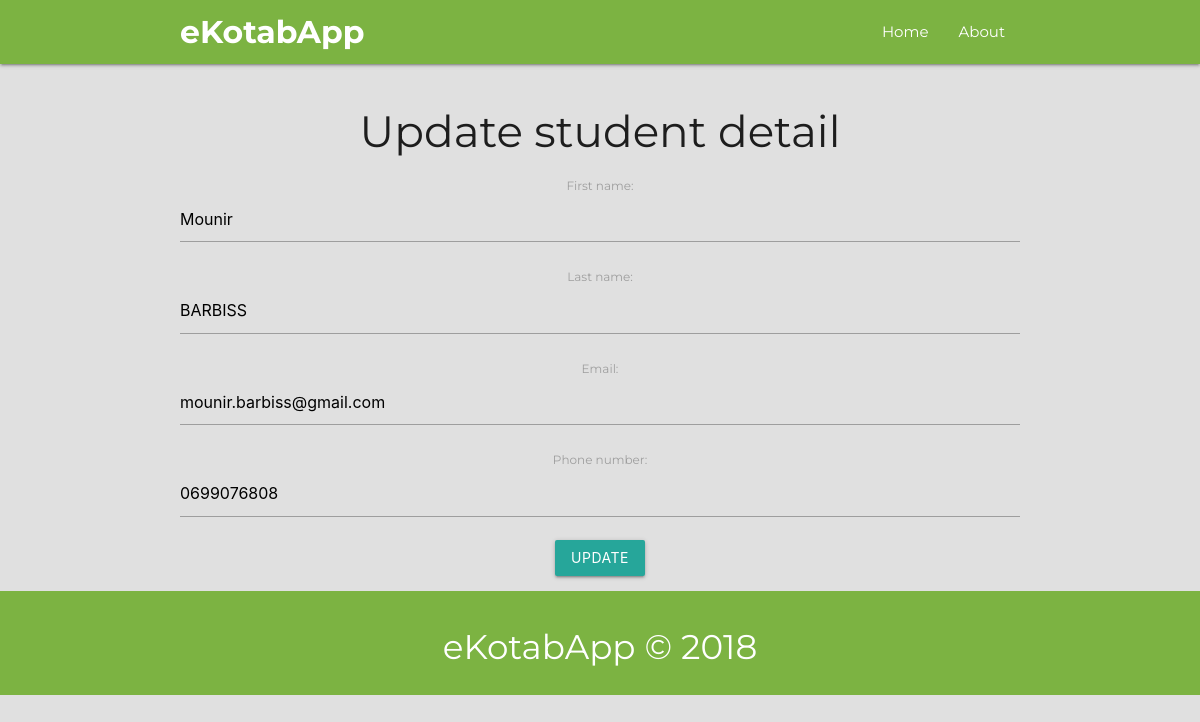
/student/mounir/update, run on an earlier commit of the app's database.
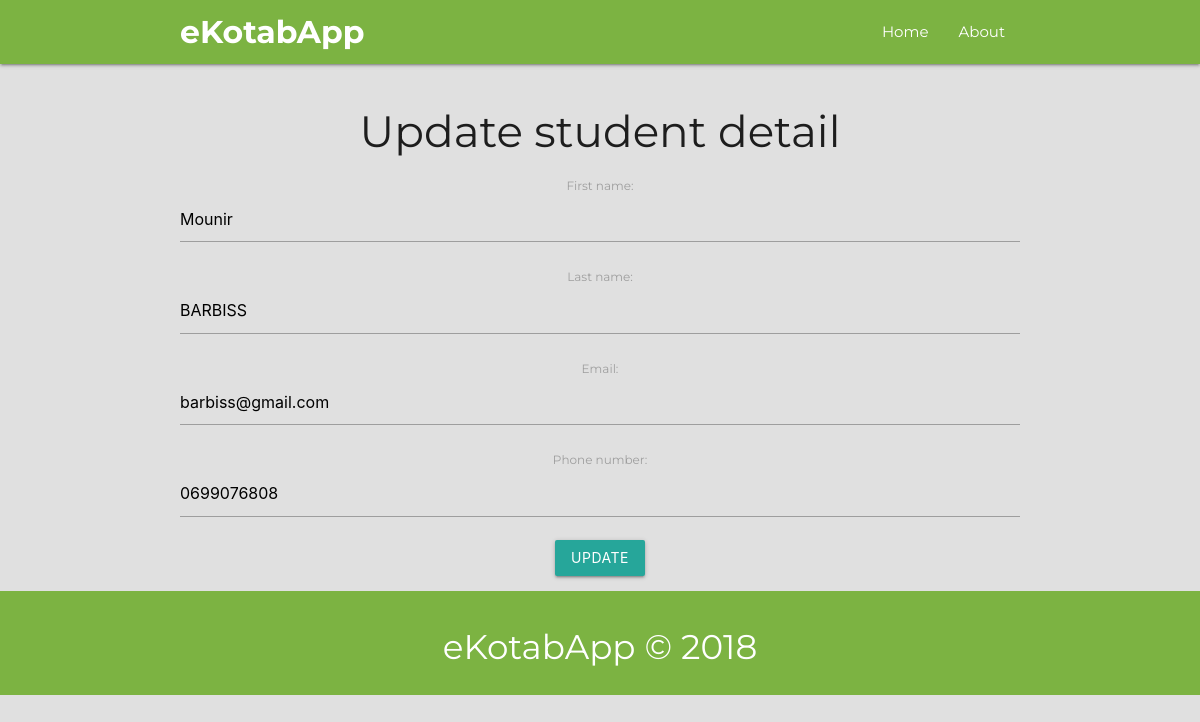
And on a later commit of the database.
### ekotab/models.py (models this page shows, shortened)
class Student(models.Model):
    first_name = models.CharField(max_length=50)
    last_name = models.CharField(max_length=50)
    slug = models.SlugField(max_length=100, unique=True, blank=True)
    email = models.EmailField()
    phone_number = models.CharField(max_length=12)

### ekotab/views.py (the view)
# urls.py: path('student/<slug:slug>/update', StudentUpdate.as_view(), name='student-update'),
class StudentUpdate(UpdateView):
    model = Student
    fields = ['first_name', 'last_name', 'email', 'phone_number']
    template_name_suffix = '_update_form'
    success_url = reverse_lazy('ekotab:list')

### ekotab/templates/ekotab/student_update_form.html
{% extends 'ekotab/base.html' %}
{% load static %}
{% block content %}
<div class="container">
    <div class="section section-student-update center">
        <h3>Update student detail</h3>
        <form method="post">{% csrf_token %}
            {{ form.as_p }}
            <input type="submit" value="Update" class="btn">
        </form>
    </div>
</div>
{% endblock %}

What changed in the data, as far as the page shows it:
changed Student "Mounir": email "mounir.barbiss@gmail.com" → "barbiss@gmail.com"
